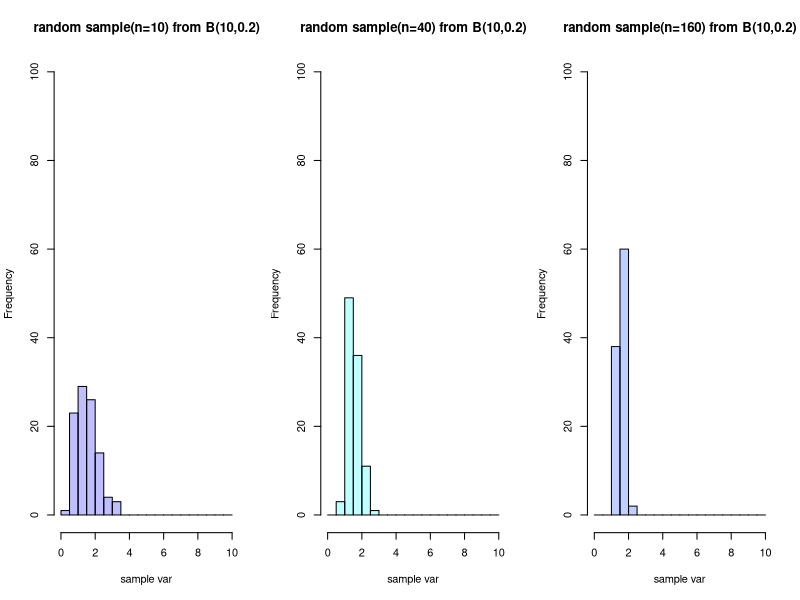

Write the R code that produced this figure.
# want to repeat this procedure for different sample sizes. 
S = 100
par(mfrow = c(1,3)) # plot 4 figures 
for(n in c(10,40,160)){
  sample_var=rep(NA,S)
  for(i in 1:S){
    sample_norm=rbinom(n,10,0.2)
    sample_var[i]=var(sample_norm)
  }
  if (n == 10){
    hist(sample_var, xlim=c(0,10), ylim=c(0,100),xlab="sample var",
         col=rgb(0,0,1,1/4), main="random sample(n=10) from B(10,0.2)", 
         breaks = seq(0,10,0.5))
  }
  if (n == 40){
    hist(sample_var, xlim=c(0,10), ylim=c(0,100),xlab="sample var",
         col=rgb(0,1,1,1/4), main="random sample(n=40) from B(10,0.2)", 
         breaks = seq(0,10,0.5))
  }
  if (n == 160){
    hist(sample_var, xlim=c(0,10), ylim=c(0,100),xlab="sample var",
         col=rgb(0,1/4,1,1/4), main="random sample(n=160) from B(10,0.2)", 
         breaks = seq(0,10,0.5))
  }
}